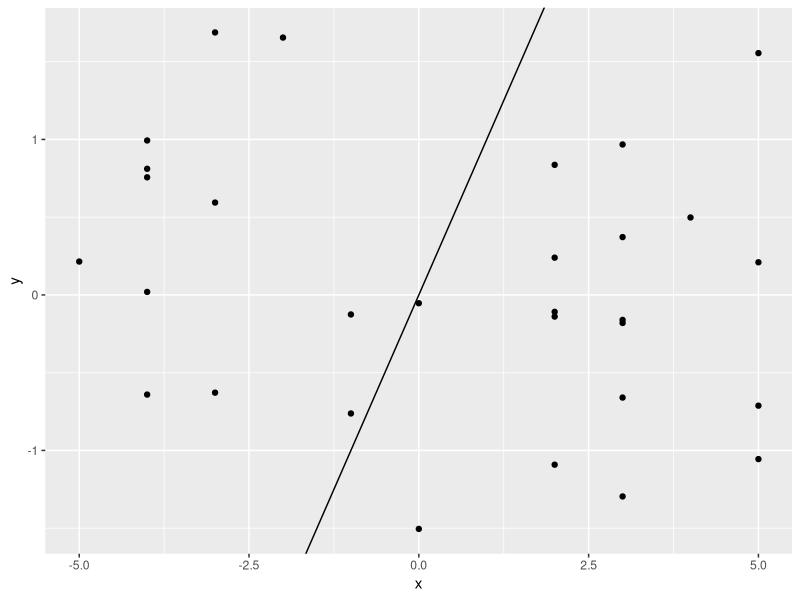
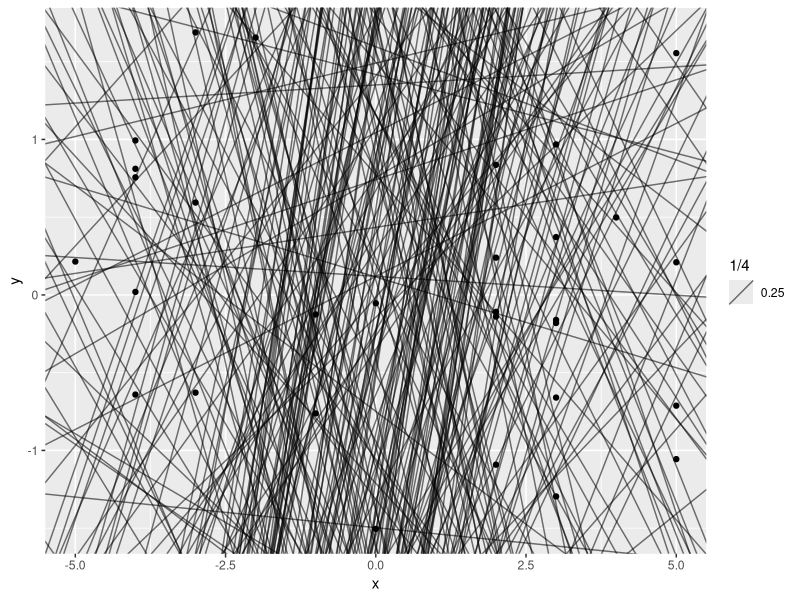

These figures' R source, in order: (Note: this script raises an error after producing the figures.)
#Importing packages
packages<-c('tidyverse','modelr')
lapply(packages, library, character.only=TRUE)

#Creating sample data
x<-sample(-5:5,30,replace=TRUE)
y<-round(rnorm(30),4)

scores<-data.frame(x,y)

#Plot the data

plot<-ggplot(data=scores,mapping=aes(x,y))+
  geom_point()

#Linear enough so write model
l_model<-function(b,m){
  m*scores$x + b
}
trendline=l_model(0.5,2)

#Plot the trend model

plot +
  geom_abline(data=trendline)

#Generate many models
models<-tibble(x=runif(300,-5,5),y=runif(300,-2,3))
#Plot many models
plot+
  geom_abline(data=models, aes(intercept=x,slope=y,
                               alpha=1/4))
# Root mean square deviation for model we created
rms<-function(model_line,dataset){
  r1<-(abs(scores$y -model_line))^2
  sum=0
  for (i in r1){
    sum=sum + i
  }
  sqrt(sum)
}
rms(trendline,scores)

#Distances for all the bad models using purrr
distances<-function(dataset){
  models %>%
    purrr::map2_dbl(x,y,dataset)
  
}
distances(scores)

